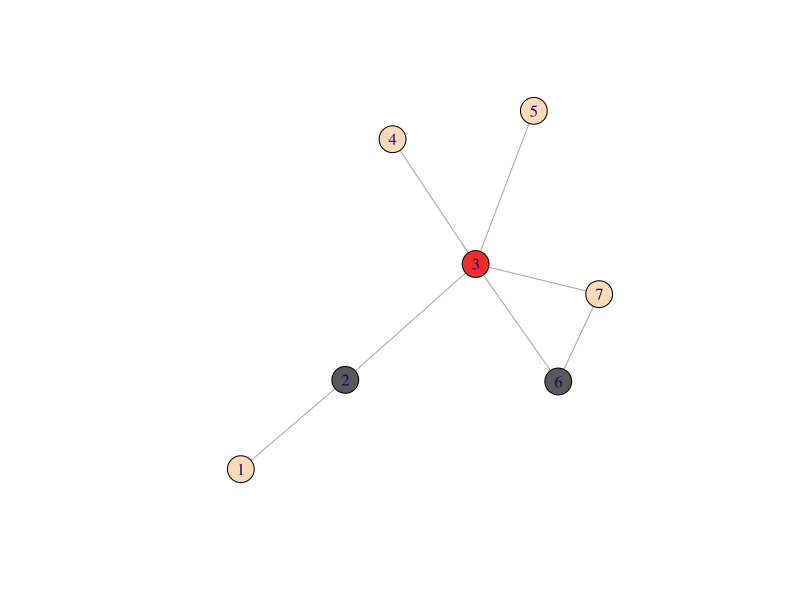

The R script that drew this image:
library(igraph)

colors = sample(colors()) #randomize the colors array

g <-graph_from_atlas(sample(0:1252, 1))   #random graph from a graph library
vcolor <- rep(NA, length(V(g)))  #vertex colors

ordering <- sample(1:length(V(g))) #this will be our ordering for the vertices


for(vertex in ordering) {
  colorIndex = 1;
  while(is.na(vcolor[vertex])) {
    flag = TRUE
    color = colors[colorIndex]
    for(index in 1:length(V(g))){
      if(g[vertex][index] == 1 && !is.na(vcolor[index])){
        if(vcolor[index] == color) {
          flag = FALSE
          colorIndex = colorIndex + 1
          break
        }
      }
    }
    if(flag){
      vcolor[vertex] = color
    }
  }
}

plot(g, vertex.color = vcolor)
